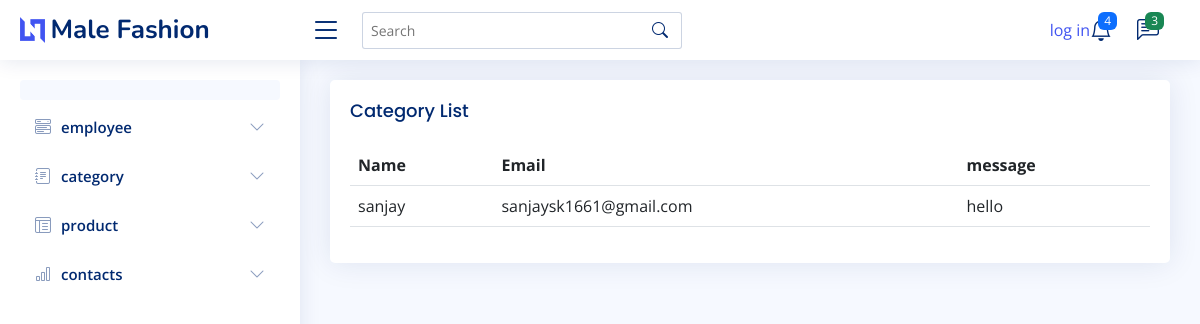
Screenshot of /connect/display_contacts/ with the database file from the repository.
### connect/models.py (models this page shows)
class contacts(models.Model):
    Name = models.CharField(max_length=25, null=True, blank=True)
    Email = models.EmailField(null=True, blank=True)
    message = models.CharField(max_length=250, null=True, blank=True)

### connect/views.py (the view)
# urls.py: path('display_contacts/', views.display_contacts, name="display_contacts"),
def display_contacts(req):
    data = contacts.objects.all()
    return render(req, "customer_contact.html", {'data': data})

### connect/templates/customer_contact.html (shortened to what this page needs)
<!DOCTYPE html>
{% extends 'index.html' %}
{% block content %}
<html lang="en">
<head>
</head>
<body>
    <div class="card">
            <div class="card-body">
              <h5 class="card-title">Category List</h5>
              <div class="table-responsive">
                <table class="table">
                  <thead>
                    <tr>
                      <th>Name</th>
                      <th>Email</th>
                       <th>message</th>
                    </tr>
                  </thead>
                     {% for i in data %}
                        <tr>
                            <td>{{ i.Name }}</td>
                            <td>{{ i.Email }}</td>
                            <td>{{ i.message }}</td>
                        </tr>
                    {% endfor %}
                </table>
              </div>
            </div>
          </div>
</body>
</html>
{% endblock %}

### connect/static/assets/css/style.css (style rules this page uses)
:root { scroll-behavior: smooth; }
body { font-family: "Open Sans", sans-serif; background: #f6f9ff; color: #444444; }
h1, h2, h3, h4, h5, h6 { font-family: "Nunito", sans-serif; }
.card { margin-bottom: 30px; border: none; border-radius: 5px; box-shadow: 0px 0 30px rgba(1, 41, 112, 0.1); }
.card-title { padding: 20px 0 15px 0; font-size: 18px; font-weight: 500; color: #012970; font-family: "Poppins", sans-serif; }
.card-body { padding: 0 20px 20px 20px; }

### rows the page displays
contacts: Name "sanjay", Email "sanjaysk1661@gmail.com", message "hello"
